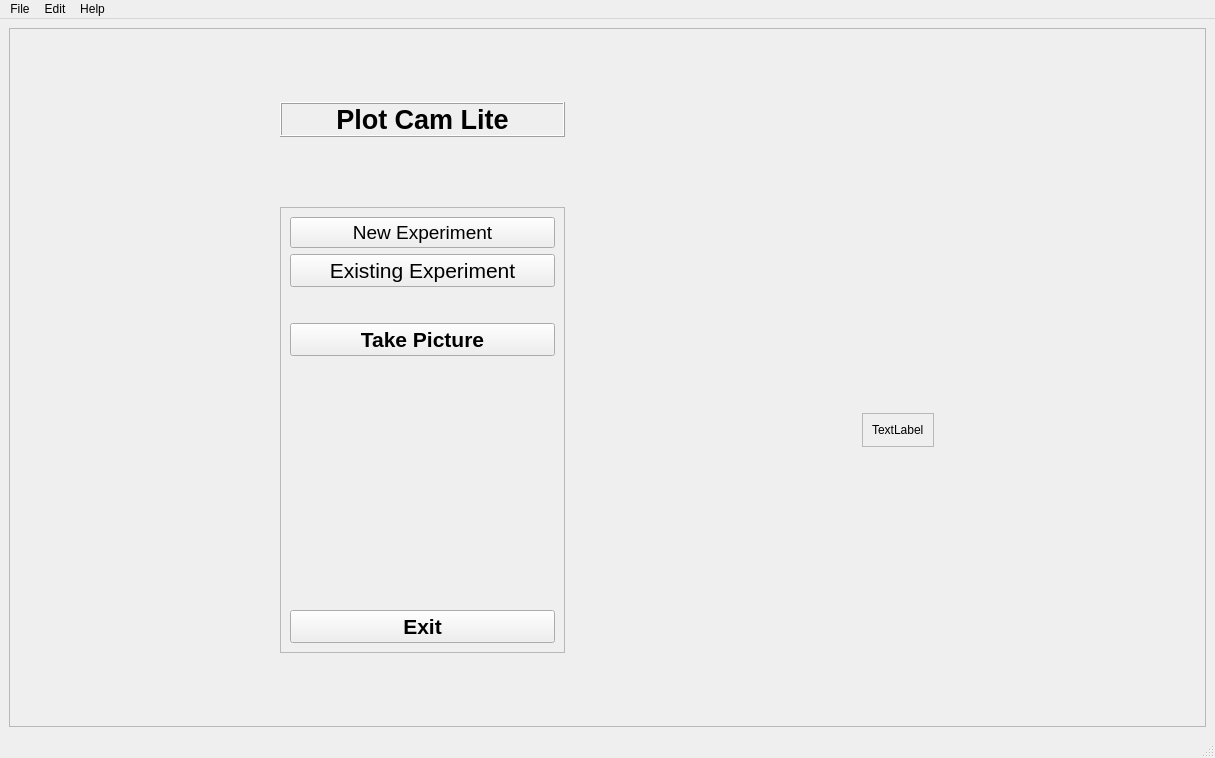
<?xml version="1.0" encoding="UTF-8"?>
<ui version="4.0">
 <class>MainWindow</class>
 <widget class="QMainWindow" name="MainWindow">
  <property name="geometry">
   <rect>
    <x>0</x>
    <y>0</y>
    <width>1215</width>
    <height>758</height>
   </rect>
  </property>
  <property name="windowTitle">
   <string>MainWindow</string>
  </property>
  <widget class="QWidget" name="centralwidget">
   <layout class="QGridLayout" name="gridLayout">
    <item row="0" column="0">
     <widget class="QFrame" name="frame">
      <property name="frameShape">
       <enum>QFrame::StyledPanel</enum>
      </property>
      <property name="frameShadow">
       <enum>QFrame::Raised</enum>
      </property>
      <layout class="QGridLayout" name="gridLayout_4">
       <item row="1" column="2">
        <widget class="QFrame" name="frame_3">
         <property name="sizePolicy">
          <sizepolicy hsizetype="Maximum" vsizetype="Maximum">
           <horstretch>0</horstretch>
           <verstretch>0</verstretch>
          </sizepolicy>
         </property>
         <property name="frameShape">
          <enum>QFrame::StyledPanel</enum>
         </property>
         <property name="frameShadow">
          <enum>QFrame::Raised</enum>
         </property>
         <layout class="QGridLayout" name="gridLayout_3">
          <item row="0" column="0">
           <widget class="QLabel" name="camera_label">
            <property name="sizePolicy">
             <sizepolicy hsizetype="Preferred" vsizetype="Maximum">
              <horstretch>0</horstretch>
              <verstretch>34</verstretch>
             </sizepolicy>
            </property>
            <property name="text">
             <string>TextLabel</string>
            </property>
            <property name="scaledContents">
             <bool>true</bool>
            </property>
           </widget>
          </item>
         </layout>
        </widget>
       </item>
       <item row="1" column="1">
        <spacer name="horizontalSpacer">
         <property name="orientation">
          <enum>Qt::Horizontal</enum>
         </property>
         <property name="sizeType">
          <enum>QSizePolicy::Fixed</enum>
         </property>
         <property name="sizeHint" stdset="0">
          <size>
           <width>30</width>
           <height>21</height>
          </size>
         </property>
        </spacer>
       </item>
       <item row="1" column="0">
        <widget class="QFrame" name="frame_2">
         <property name="sizePolicy">
          <sizepolicy hsizetype="Maximum" vsizetype="Maximum">
           <horstretch>0</horstretch>
           <verstretch>0</verstretch>
          </sizepolicy>
         </property>
         <property name="frameShape">
          <enum>QFrame::StyledPanel</enum>
         </property>
         <property name="frameShadow">
          <enum>QFrame::Sunken</enum>
         </property>
         <layout class="QVBoxLayout" name="verticalLayout">
          <item>
           <widget class="QPushButton" name="new_file_button">
            <property name="font">
             <font>
              <pointsize>14</pointsize>
             </font>
            </property>
            <property name="text">
             <string>New Experiment</string>
            </property>
           </widget>
          </item>
          <item>
           <widget class="QPushButton" name="load_experiment_button">
            <property name="font">
             <font>
              <pointsize>16</pointsize>
             </font>
            </property>
            <property name="text">
             <string>Existing Experiment</string>
            </property>
           </widget>
          </item>
          <item>
           <widget class="QLabel" name="file_name_label">
            <property name="sizePolicy">
             <sizepolicy hsizetype="Preferred" vsizetype="Fixed">
              <horstretch>0</horstretch>
              <verstretch>0</verstretch>
             </sizepolicy>
            </property>
            <property name="font">
             <font>
              <pointsize>16</pointsize>
              <weight>75</weight>
              <bold>true</bold>
             </font>
            </property>
            <property name="text">
             <string/>
            </property>
            <property name="alignment">
             <set>Qt::AlignCenter</set>
            </property>
           </widget>
          </item>
          <item>
           <widget class="QPushButton" name="take_picture_button">
            <property name="font">
             <font>
              <pointsize>16</pointsize>
              <weight>75</weight>
              <bold>true</bold>
             </font>
            </property>
            <property name="text">
             <string>Take Picture</string>
            </property>
           </widget>
          </item>
          <item>
           <widget class="QLabel" name="plot_number_label">
            <property name="sizePolicy">
             <sizepolicy hsizetype="Preferred" vsizetype="Fixed">
              <horstretch>0</horstretch>
              <verstretch>0</verstretch>
             </sizepolicy>
            </property>
            <property name="font">
             <font>
              <pointsize>16</pointsize>
             </font>
            </property>
            <property name="text">
             <string/>
            </property>
            <property name="alignment">
             <set>Qt::AlignCenter</set>
            </property>
           </widget>
          </item>
          <item>
           <widget class="QLabel" name="camera_level_label">
            <property name="sizePolicy">
             <sizepolicy hsizetype="Preferred" vsizetype="Fixed">
              <horstretch>0</horstretch>
              <verstretch>0</verstretch>
             </sizepolicy>
            </property>
            <property name="font">
             <font>
              <pointsize>18</pointsize>
             </font>
            </property>
            <property name="text">
             <string/>
            </property>
            <property name="alignment">
             <set>Qt::AlignCenter</set>
            </property>
           </widget>
          </item>
          <item>
           <layout class="QGridLayout" name="gridLayout_2">
            <item row="0" column="0">
             <widget class="QWidget" name="target_widget" native="true">
              <property name="minimumSize">
               <size>
                <width>265</width>
                <height>178</height>
               </size>
              </property>
              <property name="maximumSize">
               <size>
                <width>265</width>
                <height>178</height>
               </size>
              </property>
             </widget>
            </item>
           </layout>
          </item>
          <item>
           <widget class="QPushButton" name="exit_button">
            <property name="font">
             <font>
              <pointsize>16</pointsize>
              <weight>75</weight>
              <bold>true</bold>
             </font>
            </property>
            <property name="text">
             <string>Exit</string>
            </property>
           </widget>
          </item>
         </layout>
        </widget>
       </item>
       <item row="0" column="0">
        <widget class="QLabel" name="ui_title_label_2">
         <property name="sizePolicy">
          <sizepolicy hsizetype="Preferred" vsizetype="Fixed">
           <horstretch>0</horstretch>
           <verstretch>0</verstretch>
          </sizepolicy>
         </property>
         <property name="font">
          <font>
           <family>MS Shell Dlg 2</family>
           <pointsize>20</pointsize>
           <weight>75</weight>
           <bold>true</bold>
          </font>
         </property>
         <property name="frameShape">
          <enum>QFrame::Box</enum>
         </property>
         <property name="frameShadow">
          <enum>QFrame::Raised</enum>
         </property>
         <property name="text">
          <string>Plot Cam Lite</string>
         </property>
         <property name="alignment">
          <set>Qt::AlignCenter</set>
         </property>
        </widget>
       </item>
      </layout>
     </widget>
    </item>
   </layout>
  </widget>
  <widget class="QMenuBar" name="menubar">
   <property name="geometry">
    <rect>
     <x>0</x>
     <y>0</y>
     <width>1215</width>
     <height>18</height>
    </rect>
   </property>
   <widget class="QMenu" name="menuFile">
    <property name="title">
     <string>File</string>
    </property>
    <addaction name="actionClose"/>
   </widget>
   <widget class="QMenu" name="menuEdit">
    <property name="title">
     <string>Edit</string>
    </property>
    <widget class="QMenu" name="menuChange_Resolution">
     <property name="title">
      <string>Change Resolution</string>
     </property>
     <addaction name="action640x480"/>
     <addaction name="action1280x720"/>
    </widget>
    <widget class="QMenu" name="menuChange_FPS">
     <property name="title">
      <string>Change FPS</string>
     </property>
     <addaction name="action15"/>
     <addaction name="action30"/>
    </widget>
    <addaction name="menuChange_Resolution"/>
    <addaction name="menuChange_FPS"/>
   </widget>
   <widget class="QMenu" name="menuAbout">
    <property name="title">
     <string>Help</string>
    </property>
    <addaction name="actionDocumentation"/>
    <addaction name="actionAbout"/>
   </widget>
   <addaction name="menuFile"/>
   <addaction name="menuEdit"/>
   <addaction name="menuAbout"/>
  </widget>
  <widget class="QStatusBar" name="statusbar"/>
  <action name="actionClose">
   <property name="text">
    <string>Close</string>
   </property>
  </action>
  <action name="actionAbout">
   <property name="text">
    <string>About</string>
   </property>
  </action>
  <action name="action640x480">
   <property name="text">
    <string>640x480</string>
   </property>
  </action>
  <action name="action1280x720">
   <property name="text">
    <string>1280x720</string>
   </property>
  </action>
  <action name="actionMonitor">
   <property name="text">
    <string>Monitor</string>
   </property>
  </action>
  <action name="actionVR">
   <property name="text">
    <string>VR Headset</string>
   </property>
  </action>
  <action name="action15">
   <property name="text">
    <string>15</string>
   </property>
  </action>
  <action name="action30">
   <property name="text">
    <string>30</string>
   </property>
  </action>
  <action name="actionDocumentation">
   <property name="text">
    <string>Documentation</string>
   </property>
  </action>
 </widget>
 <tabstops>
  <tabstop>new_file_button</tabstop>
  <tabstop>load_experiment_button</tabstop>
  <tabstop>take_picture_button</tabstop>
  <tabstop>exit_button</tabstop>
 </tabstops>
 <resources/>
 <connections/>
</ui>
